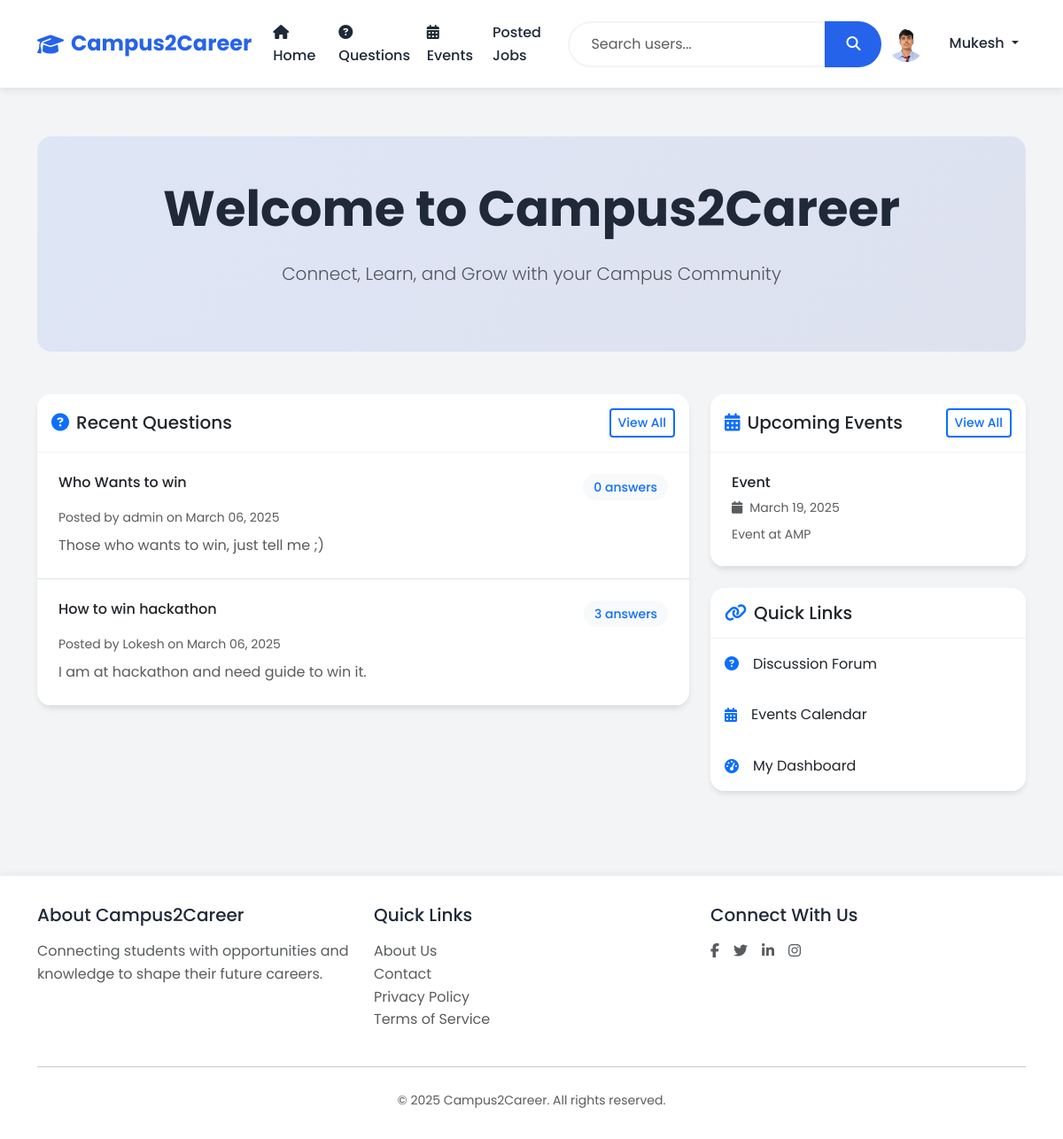
The app's page / (signed in) with its own data.
### models.py (models this page shows, shortened)
class User(UserMixin, db.Model):
    id = db.Column(db.Integer, primary_key=True)
    username = db.Column(db.String(80), unique=True, nullable=False)
    email = db.Column(db.String(120), unique=True, nullable=False)
    password_hash = db.Column(db.String(128))
    role = db.Column(db.String(20), nullable=False)  # student, alumni, teacher, admin
    contact = db.Column(db.String(15))
    dob = db.Column(db.Date)
    course = db.Column(db.String(50))  # For students
    profile_image = db.Column(db.String(120), default='noimg.jpg')
    created_at = db.Column(db.DateTime, default=datetime.utcnow)
    questions = db.relationship('Question', backref='author', lazy=True, cascade='all, delete-orphan')
    answers = db.relationship('Answer', backref='author', lazy=True, cascade='all, delete-orphan')
    events = db.relationship('Event', backref='creator', lazy=True, cascade='all, delete-orphan')
    jobs = db.relationship('Job', backref='poster', lazy=True, cascade='all, delete-orphan')

class Question(db.Model):
    id = db.Column(db.Integer, primary_key=True)
    title = db.Column(db.String(200), nullable=False)
    content = db.Column(db.Text, nullable=False)
    created_at = db.Column(db.DateTime, default=datetime.utcnow)
    user_id = db.Column(db.Integer, db.ForeignKey('user.id'), nullable=False)
    answers = db.relationship('Answer', backref='question', lazy=True, cascade='all, delete-orphan')

class Event(db.Model):
    id = db.Column(db.Integer, primary_key=True)
    title = db.Column(db.String(200), nullable=False)
    description = db.Column(db.Text, nullable=False)
    date = db.Column(db.DateTime, nullable=False)
    created_at = db.Column(db.DateTime, default=datetime.utcnow)
    created_by = db.Column(db.Integer, db.ForeignKey('user.id'), nullable=False)

### app.py (the view)
@app.route('/')
def index():
    events = Event.query.order_by(Event.date.desc()).limit(3).all()
    questions = Question.query.order_by(Question.created_at.desc()).limit(5).all()
    return render_template('index.html', events=events, questions=questions)

### app.py (called while the page is built)
@login_manager.user_loader
def load_user(user_id):
    return User.query.get(int(user_id))

### templates/index.html (shortened to what this page needs)
{% extends "base.html" %}
{% block content %}
<section class="hero-section text-center py-5 mb-5" style="margin-top: 2%;">
    <div class="container" >
        <h1 class="display-4 fw-bold mb-4" >Welcome to Campus2Career</h1>
        <p class="lead text-muted mb-4">Connect, Learn, and Grow with your Campus Community</p>
    </div>
</section>
<div class="row g-4">
    <div class="col-lg-8">
        <div class="card">
            <div class="card-header bg-white py-3">
                <div class="d-flex justify-content-between align-items-center">
                    <h3 class="h5 mb-0">
                        <i class="fas fa-question-circle text-primary me-2"></i>Recent Questions
                    </h3>
                    <a href="{{ url_for('questions') }}" class="btn btn-sm btn-outline-primary">
                        View All
                    </a>
                </div>
            </div>
            <div class="card-body p-0">
                {% if questions %}
                    {% for question in questions %}
                        <div class="p-4 border-bottom">
                            <div class="d-flex justify-content-between align-items-start mb-2">
                                <h4 class="h6 mb-0">
                                    <a href="{{ url_for('question_detail', id=question.id) }}"
                                       class="text-decoration-none text-dark">
                                        {{ question.title }}
                                    </a>
                                </h4>
                                <span class="badge bg-light text-primary">
                                    {{ question.answers|length }} answers
                                </span>
                            </div>
                            <p class="text-muted small mb-2">
                                Posted by {{ question.author.username }} on {{ question.created_at.strftime('%B %d, %Y') }}
                            </p>
                            <p class="mb-0 text-muted">
                                {{ question.content[:200] }}{% if question.content|length > 200 %}...{% endif %}
                            </p>
                        </div>
                    {% endfor %}
                {% endif %}
            </div>
        </div>
    </div>
    <div class="col-lg-4">
        <div class="card mb-4">
            <div class="card-header bg-white py-3">
                <div class="d-flex justify-content-between align-items-center">
                    <h3 class="h5 mb-0">
                        <i class="fas fa-calendar-alt text-primary me-2"></i>Upcoming Events
                    </h3>
                    <a href="{{ url_for('events') }}" class="btn btn-sm btn-outline-primary">
                        View All
                    </a>
                </div>
            </div>
            <div class="card-body p-0">
                {% if events %}
                    {% for event in events %}
                        <div class="p-4 border-bottom">
                            <h4 class="h6 mb-2">{{ event.title }}</h4>
                            <p class="text-muted small mb-2">
                                <i class="fas fa-calendar me-2"></i>{{ event.date.strftime('%B %d, %Y') }}
                            </p>
                            <p class="mb-0 text-muted small">
                                {{ event.description[:100] }}{% if event.description|length > 100 %}...{% endif %}
                            </p>
                        </div>
                    {% endfor %}
                {% else %}
                    <div class="text-center py-4">
                        <i class="fas fa-calendar-times fa-2x text-muted mb-2"></i>
                        <p class="text-muted mb-0">No upcoming events.</p>
                    </div>
                {% endif %}
            </div>
        </div>
        <div class="card">
            <div class="card-header bg-white py-3">
                <h3 class="h5 mb-0">
                    <i class="fas fa-link text-primary me-2"></i>Quick Links
                </h3>
            </div>
            <div class="card-body p-0">
                <div class="list-group list-group-flush">
                    <a href="{{ url_for('questions') }}" class="list-group-item list-group-item-action d-flex align-items-center">
                        <i class="fas fa-question-circle text-primary me-3"></i>
                        <span>Discussion Forum</span>
                    </a>
                    <a href="{{ url_for('events') }}" class="list-group-item list-group-item-action d-flex align-items-center">
                        <i class="fas fa-calendar-alt text-primary me-3"></i>
                        <span>Events Calendar</span>
                    </a>
                    {% if current_user.is_authenticated %}
                        <a href="{{ url_for('dashboard') }}" class="list-group-item list-group-item-action d-flex align-items-center">
                            <i class="fas fa-tachometer-alt text-primary me-3"></i>
                            <span>My Dashboard</span>
                        </a>
                    {% endif %}
                </div>
            </div>
        </div>
    </div>
</div>
{% endblock %}

### templates/base.html (shortened to what this page needs)
<!DOCTYPE html>
<html lang="en">
<head>
    <link href="https://cdn.jsdelivr.net/npm/bootstrap@5.3.2/dist/css/bootstrap.min.css" rel="stylesheet">
    <link rel="stylesheet" href="https://cdnjs.cloudflare.com/ajax/libs/font-awesome/6.5.1/css/all.min.css">
</head>
<body>
    <nav class="navbar navbar-expand-lg">
        <div class="container">
            <a class="navbar-brand" href="{{ url_for('index') }}">
                <i class="fas fa-graduation-cap"></i>
                <span>Campus2Career</span>
            </a>
            <div class="collapse navbar-collapse" id="navbarNav">
                <ul class="navbar-nav me-auto">
                    <li class="nav-item">
                        <a class="nav-link" href="{{ url_for('index') }}">
                            <i class="fas fa-home me-1"></i> Home
                        </a>
                    </li>
                    <li class="nav-item">
                        <a class="nav-link" href="{{ url_for('questions') }}">
                            <i class="fas fa-question-circle me-1"></i> Questions
                        </a>
                    </li>
                    <li class="nav-item">
                        <a class="nav-link" href="{{ url_for('events') }}">
                            <i class="fas fa-calendar-alt me-1"></i> Events
                        </a>
                    </li>
                    <li class="nav-item">
                        <a class="nav-link" href="{{ url_for('job_listings') }}">Posted Jobs</a>
                    </li>
                </ul>
                <form class="d-flex mx-auto" id="searchForm" method="GET" action="{{ url_for('search_users') }}">
                    <div class="input-group">
                        <input type="search" class="form-control search-input" name="q" placeholder="Search users..." aria-label="Search">
                        <button class="btn search-btn" type="submit">
                            <i class="fas fa-search"></i>
                        </button>
                    </div>
                </form>
                <ul class="navbar-nav ms-auto">
                    {% if current_user.is_authenticated %}
                        <li class="nav-item dropdown">
                            <a class="nav-link dropdown-toggle" href="#" id="userDropdown" role="button" data-bs-toggle="dropdown">
                                <img src="{{ url_for('static', filename='images/' + (current_user.role == 'admin' and 'default.png' or current_user.profile_image)) }}" alt="Profile" class="rounded-circle me-4" style="width: 40px; height: 40px; object-fit: cover;">
                                {{ current_user.username }}
                            </a>
                        </li>
                    {% endif %}
                </ul>
            </div>
        </div>
    </nav>
    <div class="main-content">
        <div class="container">
            {% block content %}{% endblock %}
        </div>
    </div>
    <footer class="footer">
        <div class="container">
            <div class="row">
                <div class="col-md-4">
                    <h5 class="mb-3">About Campus2Career</h5>
                    <p class="text-muted">Connecting students with opportunities and knowledge to shape their future careers.</p>
                </div>
                <div class="col-md-4">
                    <h5 class="mb-3">Quick Links</h5>
                    <ul class="list-unstyled">
                        <li><a href="{{ url_for('about') }}" class="text-decoration-none text-muted">About Us</a></li>
                        <li><a href="{{ url_for('contact') }}" class="text-decoration-none text-muted">Contact</a></li>
                        <li><a href="#" class="text-decoration-none text-muted">Privacy Policy</a></li>
                        <li><a href="#" class="text-decoration-none text-muted">Terms of Service</a></li>
                    </ul>
                </div>
                <div class="col-md-4">
                    <h5 class="mb-3">Connect With Us</h5>
                    <div class="d-flex gap-3">
                        <a href="#" class="text-decoration-none text-muted"><i class="fab fa-facebook-f"></i></a>
                        <a href="#" class="text-decoration-none text-muted"><i class="fab fa-twitter"></i></a>
                        <a href="#" class="text-decoration-none text-muted"><i class="fab fa-linkedin-in"></i></a>
                        <a href="#" class="text-decoration-none text-muted"><i class="fab fa-instagram"></i></a>
                    </div>
                </div>
            </div>
            <hr class="my-4">
            <div class="text-center text-muted">
                <small>&copy; 2025 Campus2Career. All rights reserved.</small>
            </div>
        </div>
    </footer>
</body>
</html>

### templates/base.html (style rules this page uses)
:root { --primary-color: #2563eb; --secondary-color: #1e40af; --accent-color: #3b82f6; --text-color: #1f2937; --light-bg: #f3f4f6; --white: #ffffff; }
body { font-family: 'Poppins', sans-serif; background: var(--light-bg); color: var(--text-color); min-height: 100vh; line-height: 1.6; }
.navbar { background: var(--white); box-shadow: 0 2px 10px rgba(0,0,0,0.1); padding: 1rem 0; position: sticky; top: 0; z-index: 1000; }
.navbar-brand { font-size: 1.5rem; font-weight: 700; color: var(--primary-color) !important; display: flex; align-items: center; gap: 0.5rem; }
.nav-link { color: var(--text-color) !important; font-weight: 500; padding: 0.5rem 1rem; border-radius: 0.5rem; transition: all 0.3s ease; }
.card { border: none; border-radius: 1rem; box-shadow: 0 4px 6px -1px rgba(0, 0, 0, 0.1), 0 2px 4px -1px rgba(0, 0, 0, 0.06); transition: all 0.3s ease; background: var(--white); overflow: hidden; }
.footer { background: var(--white); color: var(--text-color); padding: 2rem 0; margin-top: 4rem; box-shadow: 0 -2px 10px rgba(0,0,0,0.05); }
.main-content { padding: 2rem 0; min-height: calc(100vh - 180px); }
.badge { padding: 0.5rem 1rem; border-radius: 2rem; font-weight: 500; font-size: 0.875rem; }
.search-input { border-radius: 2rem 0 0 2rem; border: 2px solid var(--light-bg); padding: 0.75rem 1.5rem; transition: all 0.3s ease; }
.search-btn { border-radius: 0 2rem 2rem 0; border: none; background: var(--primary-color); color: var(--white); padding: 0.75rem 1.5rem; transition: all 0.3s ease; }

### templates/index.html (style rules this page uses)
.hero-section { background: linear-gradient(135deg, rgba(37, 99, 235, 0.1), rgba(30, 64, 175, 0.1)); border-radius: 1rem; margin-top: -2rem; }
.card { border: none; box-shadow: 0 4px 6px -1px rgba(0, 0, 0, 0.1); }
.card-header { border-bottom: 1px solid rgba(0, 0, 0, 0.05); }
.list-group-item { border: none; padding: 1rem; transition: all 0.3s ease; }
.badge { font-weight: 500; padding: 0.5rem 0.75rem; }
.btn-outline-primary { border-width: 2px; font-weight: 500; }

### records on screen
User: role+profile_image (picture), username "Mukesh"
Question: title "Who Wants to win", answers|length "0", author.username "admin", created_at "March 06, 2025", content "Those who wants to win, just tell me ;)"
Question: title "How to win hackathon", answers|length "3", author.username "Lokesh", created_at "March 06, 2025", content "I am at hackathon and need guide to win it."
Event: title "Event", date "March 19, 2025", description "Event at AMP"
